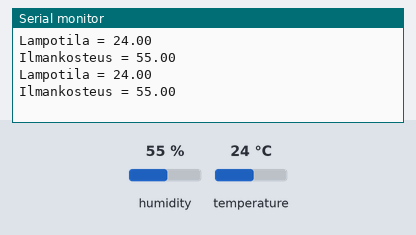
The sketch below on a simulated Arduino Uno, built with avr-gcc and run on an emulated ATmega328P. On the bench: the last lines printed to the serial monitor. The test bench sets the inputs (shaded band); at power-on: humidity 55 %, temperature 24 °C.

Above: at 2.8 s.
2.9 s: humidity set to 22 %
At 4.8 s:
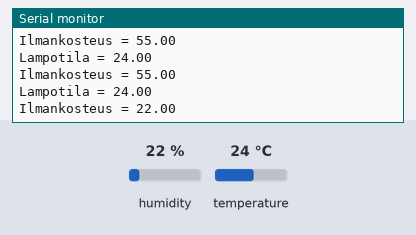
5.6 s: temperature set to 12 °C
At 6.5 s:
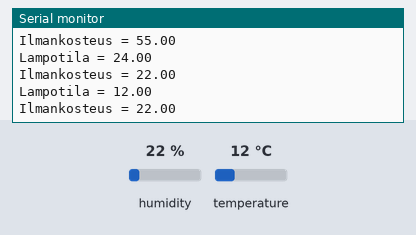
8.3 s: humidity set to 40 %
At 11.3 s:
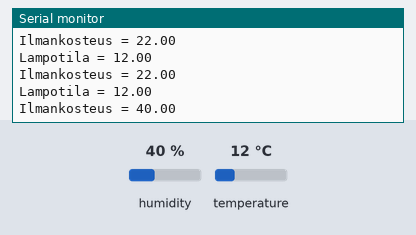
Timing chart, 0 to 12.8 s (numbered marks = the images above; inputs shaded):
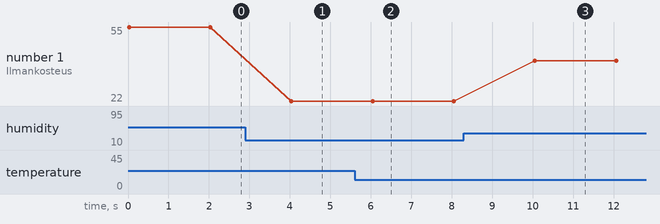

Measured:
- after the input at 2.9 s, the serial monitor: prints a new line after 1.1 s (image 1)
- after the input at 5.6 s, the serial monitor: prints a new line after 0.42 s (image 2)
- after the input at 8.3 s, the serial monitor: prints a new line after 1.8 s (image 3)
- plotted number 1: 55 → 22 after the input at 2.9 s, 22 → 40 after the input at 8.3 s

The sketch:

dht22final.ino
```cpp
#include <DHT.h>
#include <DHT_U.h>
#define DHTPIN 2
#define DHTTYPE DHT22
DHT dht(DHTPIN, DHTTYPE);

void setup(){
  Serial.begin(9600);
  dht.begin();
}

void loop()
{
  float kosteus = dht.readHumidity();
  float temp = dht.readTemperature();
  Serial.print("Lampotila = ");
  Serial.println(temp);
  Serial.print("Ilmankosteus = ");
  Serial.println(kosteus);
  delay(2000);
}
```
